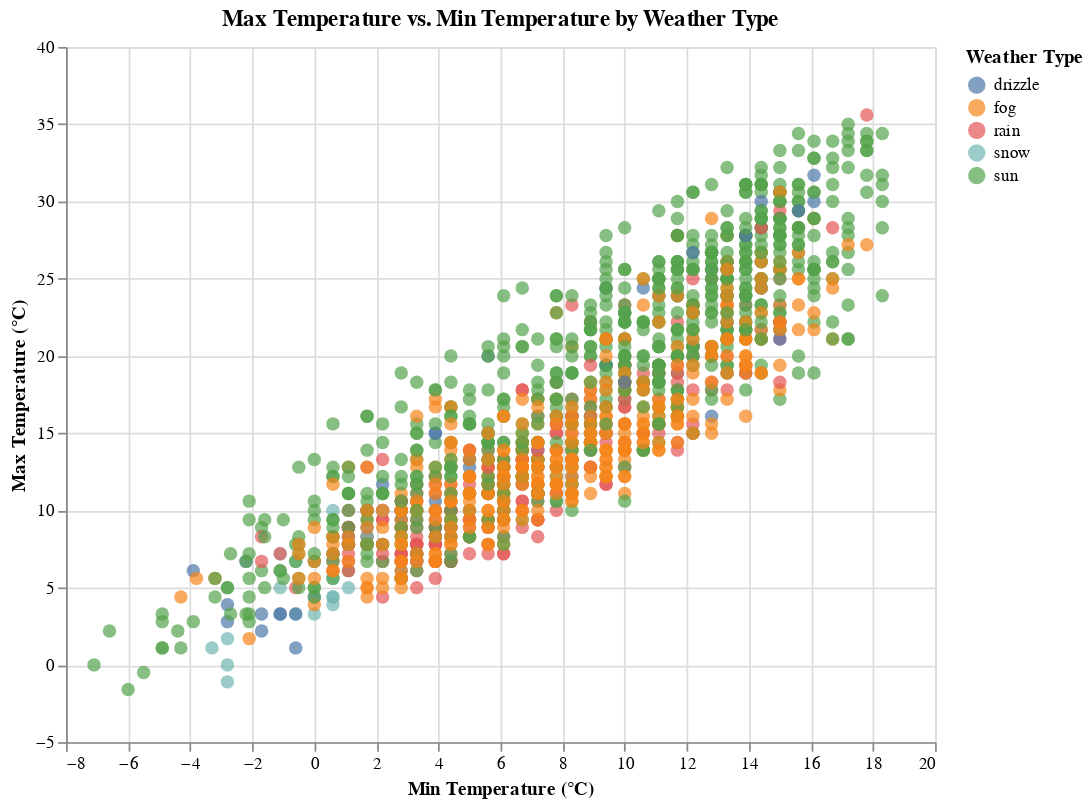

The cell this chart's notebook holds for it:
### Markdown cell above
##### Question 2 (10 points)

Recreate the figure in Part 3 Question 3 in Homework 1 with Altair. Include necessary title and labels. Here is the question again:
    
    Generate a data visualization to show the relationship between max temperature and min temperature, and then show different color for differnet weather type.

### Code cell
min_max = alt.Chart(weather).mark_circle(size=60, opacity=0.7).encode(
    x=alt.X('temp_min:Q', title='Min Temperature (°C)'),
    y=alt.Y('temp_max:Q', title='Max Temperature (°C)'),
    color=alt.Color('weather:N', title='Weather Type'),
).properties(
    title="Max Temperature vs. Min Temperature by Weather Type",
    width=500,
    height=400
)

min_max

### Figure 1 — Vega-Lite specification as saved in the notebook (floating-point values rounded to 4 significant figures; data arrays with more than 128 entries replaced by an {"elided": "..."} marker saying what was removed)
{"config": {"view": {"continuousWidth": 300, "continuousHeight": 300}}, "data": {"name": "data-6881b3c76720a51ecae2e2fb5659aff4"}, "mark": {"type": "circle", "opacity": 0.7, "size": 60}, "encoding": {"color": {"field": "weather", "title": "Weather Type", "type": "nominal"}, "x": {"field": "temp_min", "title": "Min Temperature (°C)", "type": "quantitative"}, "y": {"field": "temp_max", "title": "Max Temperature (°C)", "type": "quantitative"}}, "height": 400, "title": "Max Temperature vs. Min Temperature by Weather Type", "width": 500, "$schema": "https://vega.github.io/schema/vega-lite/v5.20.1.json", "datasets": {"data-6881b3c76720a51ecae2e2fb5659aff4": {"elided": "1461 records"}}}
